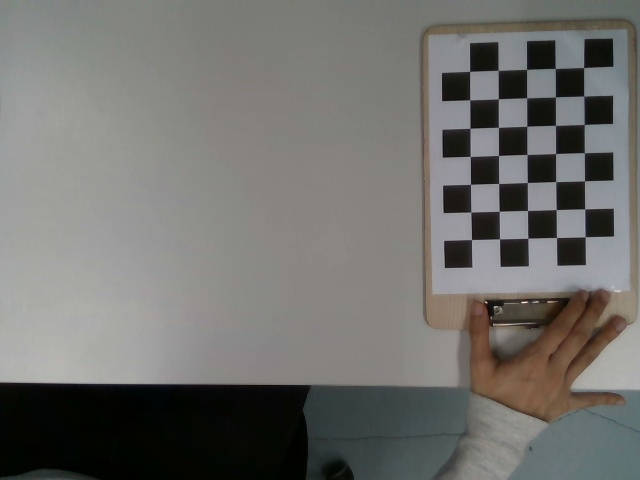
#> input picture d435i_images_640x480/d435i_640x480_0000_20260610_044719_683340.jpg, 640 x 480 px; its folder holds 4 pictures in this run
$ python 2calibdata.py
#> lines starting #> are read from the running program, lines starting #| are printed output that depends on the picture; after the words box and inside, x2 and y2 are one past the last pixel; in counts of white or black regions, pixels touching at a corner belong together
import cv2
import numpy as np
import glob
import os
import yaml

# ============================================================
# 사용자 설정
# ============================================================
IMAGE_DIR = r"C:\Users\ULTIMATE NIGHTMARE\Desktop\test\pointcloud_test\opencv_calibration\d435i_images_640x480"
SAVE_YAML = r"C:\Users\ULTIMATE NIGHTMARE\Desktop\test\pointcloud_test\opencv_calibration\d435i_rgb_calib_640x480.yaml"

# 중요:
# 실제 체커보드가 8칸 x 6칸이면 내부 코너는 7 x 5
CHECKERBOARD = (7, 5)     # (가로 내부 코너 수, 세로 내부 코너 수)
SQUARE_SIZE = 30.0        # mm

# ============================================================
# 3D object points 준비
# 예: (0,0,0), (30,0,0), (60,0,0) ...
# ============================================================
objp = np.zeros((CHECKERBOARD[0] * CHECKERBOARD[1], 3), np.float32)
objp[:, :2] = np.mgrid[
    0:CHECKERBOARD[0],
    0:CHECKERBOARD[1]
].T.reshape(-1, 2)

objp *= SQUARE_SIZE

objpoints = []  # 3D 점
imgpoints = []  # 2D 이미지 코너 점

# ============================================================
# 이미지 읽기
# ============================================================
image_paths = sorted(glob.glob(os.path.join(IMAGE_DIR, "*.jpg")))

if len(image_paths) == 0:
    raise FileNotFoundError(f"이미지가 없습니다: {IMAGE_DIR}")

print(f"[INFO] found images: {len(image_paths)}")

image_size = None
success_count = 0

# 코너 정밀화 조건
criteria = (
    cv2.TERM_CRITERIA_EPS + cv2.TERM_CRITERIA_MAX_ITER,
    30,
    0.001
)

for path in image_paths:
    img = cv2.imread(path)
#> img is the input picture: shape (480, 640, 3); mean B, G, R 109.4, 112.7, 113.1

    if img is None:
        print("[WARN] cannot read:", path)
        continue

    gray = cv2.cvtColor(img, cv2.COLOR_BGR2GRAY)
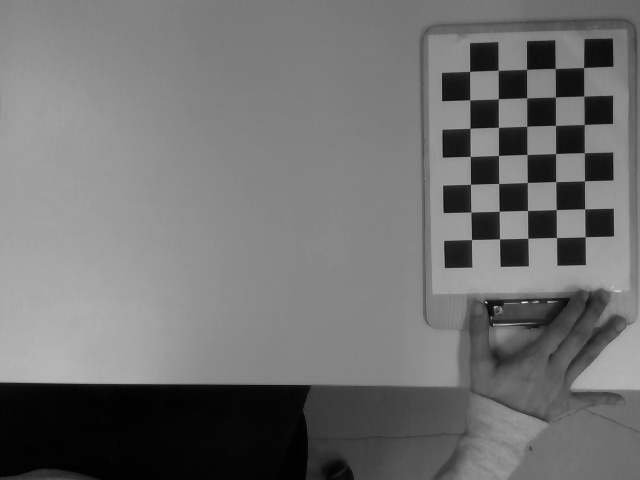
#> gray: shape (480, 640); min 0, max 241, mean 112.4

    if image_size is None:
        image_size = gray.shape[::-1]  # (width, height)
#> image_size = (640, 480)

    # 체커보드 코너 탐색
    ret, corners = cv2.findChessboardCorners(
        gray,
        CHECKERBOARD,
        flags=cv2.CALIB_CB_ADAPTIVE_THRESH
            + cv2.CALIB_CB_NORMALIZE_IMAGE
            + cv2.CALIB_CB_FAST_CHECK
    )
#> ret = True; corners = 35 rows, first 8: [583.7, 67.33], [583.9, 95.87], [584, 124.5], [584.3, 152.7], [584.5, 181], [584.6, 209], [585, 236.7], [555.1, 68.29]

    if ret:
        corners_subpix = cv2.cornerSubPix(
            gray,
            corners,
            winSize=(11, 11),
            zeroZone=(-1, -1),
            criteria=criteria
        )
#> corners_subpix = 35 rows, first 8: [583.6, 67.53], [583.7, 96.11], [584.2, 124.5], [584.4, 152.6], [584.5, 180.8], [584.7, 208.8], [585.2, 236.7], [555.2, 68.48]

        objpoints.append(objp)
        imgpoints.append(corners_subpix)
        success_count += 1

        vis = img.copy()
        cv2.drawChessboardCorners(vis, CHECKERBOARD, corners_subpix, ret)
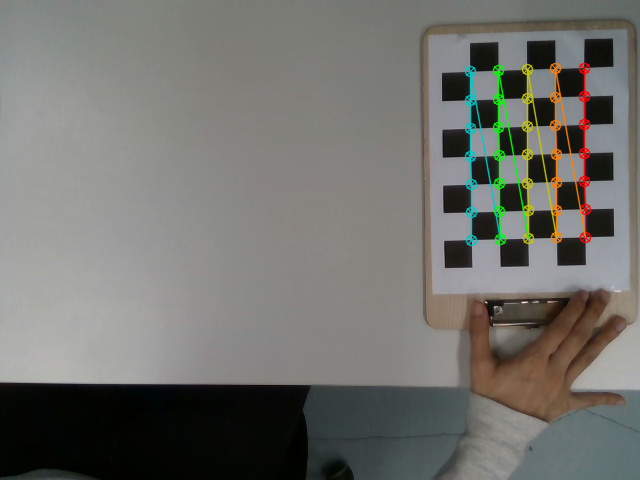
#> vis: shape (480, 640, 3); 2.35% of pixels changed, all inside (x1, y1, x2, y2) = (464, 62, 592, 247)
        cv2.imshow("checkerboard detection", vis)
        cv2.waitKey(100)

        print("[OK]", os.path.basename(path))
    else:
        print("[FAIL]", os.path.basename(path))
#> pass 2 of the loop `for path in image_paths:`:
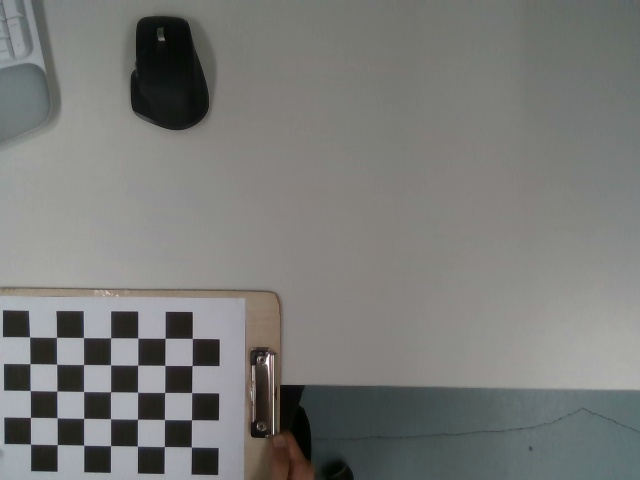
#> input picture d435i_images_640x480/d435i_640x480_0000_20260610_045539_653344.jpg, 640 x 480 px
#> img is the input picture: shape (480, 640, 3); mean B, G, R 119, 121.7, 120.9
#> corners = 35 rows, first 8: [29.57, 336.8], [56.5, 337.3], [83.51, 337.5], [110.6, 337.7], [137.7, 338], [165.1, 338.2], [192.3, 338.5], [30.06, 363.6]
#> corners_subpix = 35 rows, first 8: [29.59, 336.9], [56.46, 337.4], [83.47, 337.6], [110.6, 337.8], [137.7, 338.1], [165.1, 338.3], [192.3, 338.5], [29.96, 363.7]
#> `cv2.drawChessboardCorners(vis, CHECKERBOARD, corners_subpix, ret)`:
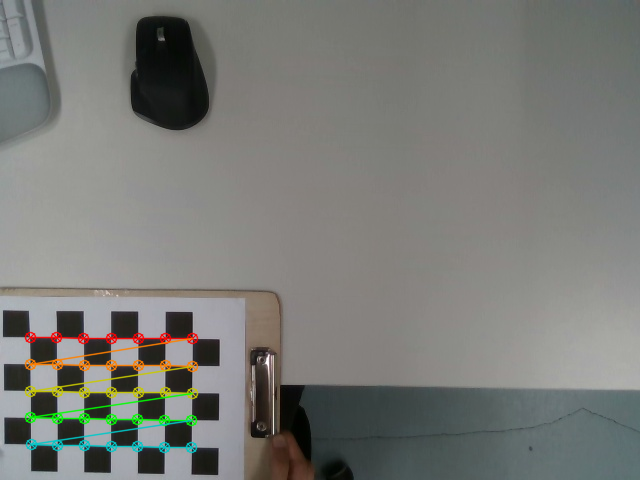
#> vis: shape (480, 640, 3); 2.28% of pixels changed, all inside (x1, y1, x2, y2) = (24, 331, 199, 454)
#> pass 3 of the loop `for path in image_paths:`:
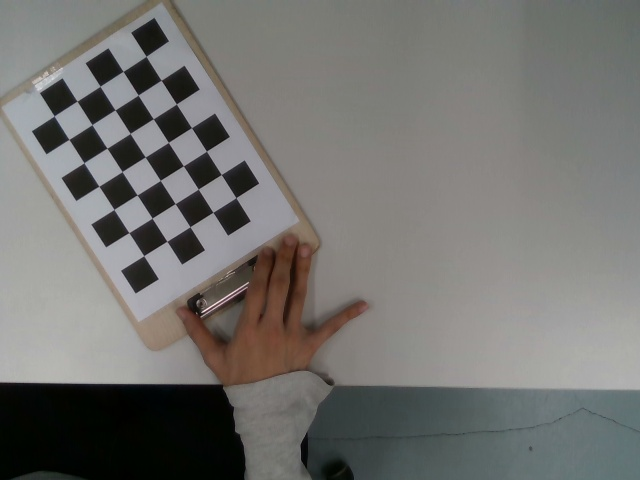
#> input picture d435i_images_640x480/d435i_640x480_0001_20260610_044724_960462.jpg, 640 x 480 px
#> img is the input picture: shape (480, 640, 3); mean B, G, R 111.8, 114.8, 115.4
#> `gray = cv2.cvtColor(img, cv2.COLOR_BGR2GRAY)`:
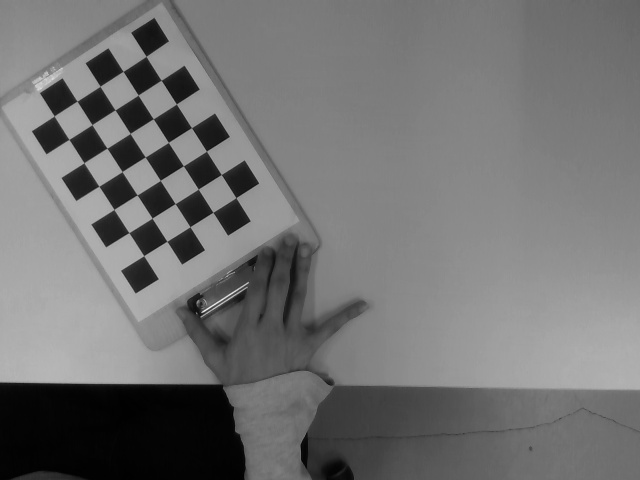
#> gray: shape (480, 640); min 0, max 239, mean 114.6
#> corners = 35 rows, first 8: [145, 67], [151.1, 79.64], [173, 116], [191.5, 127.6], [206.5, 151.1], [221.2, 174.5], [237.5, 200], [123.1, 71.37]
#> corners_subpix = 35 rows, first 8: [146.1, 56.3], [161.1, 80.23], [173, 116], [191.4, 127.6], [206.5, 151.2], [221.2, 174.5], [235.9, 197.7], [123, 71.38]
#> `cv2.drawChessboardCorners(vis, CHECKERBOARD, corners_subpix, ret)`:
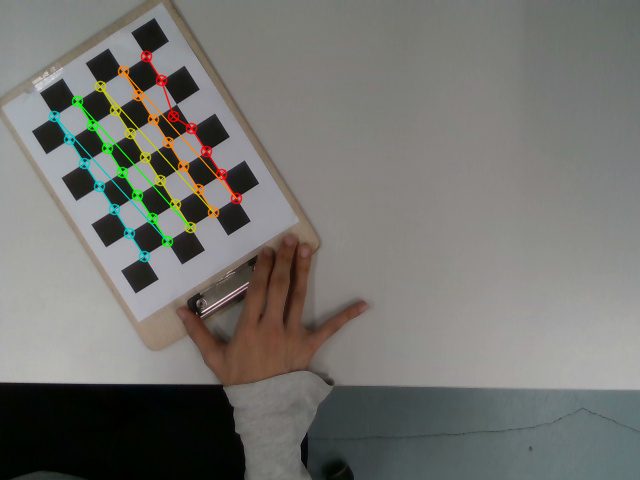
#> vis: shape (480, 640, 3); 2.12% of pixels changed, all inside (x1, y1, x2, y2) = (48, 50, 243, 263)
#> the loop made 4 passes; the first 3 are shown

cv2.destroyAllWindows()

print("\n[INFO] successful images:", success_count)

if success_count < 10:
#> (the run stopped early here; a loop or call above may not have finished)
